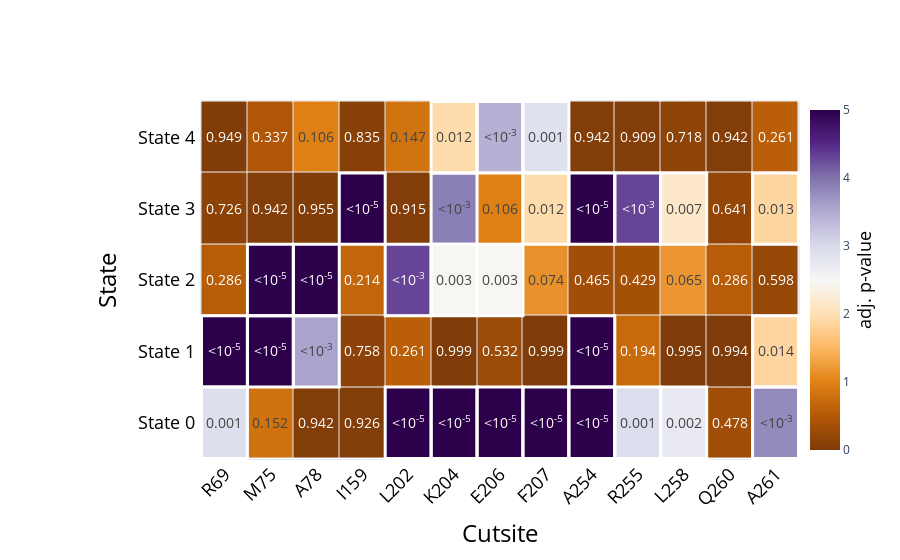

The cell this chart's notebook holds for it:
### Code cell
# Create a heatmap with cell borders
fig = go.Figure(data=go.Heatmap(
    z=log_z_values,
    x=x_labels,
    y=y_labels,
    colorscale="puor",
    showscale=True,
    xgap=1,  # Gap between cells on the x-axis (creates a border)
    ygap=1,   # Gap between cells on the y-axis (creates a border)
    text=text_values,  # Display p-values in cells
    texttemplate="%{text}",  # Format text in cells
    textfont=dict(size=14),  # Adjust font size and color for readability
    # zmin=0,  # Set minimum of color scale to 0
    # zmax=1,  # Set maximum of color scale to 1
    colorbar=dict(
        title="adj. p-value",
        title_side="right",
        titlefont=dict(size=18, color="black"),
        lenmode="fraction",
        len=1.0,
        y=0.5,
        yanchor="middle",
        x=1.0,
        xanchor="left"
    ),
))

# New code to add borders for significant cells
for i in range(len(y_labels)):
    for j in range(len(x_labels)):
        if z_values[i][j] < 0.05:

            fig.add_shape(
                type="rect",
                x0=j-0.5, y0=i-0.5, x1=j+0.5, y1=i+0.5,
                line=dict(color="white", width=3),
                fillcolor="rgba(0,0,0,0)",
                layer="above"
            )

# Update layout to ensure sufficient space and styling
fig.update_layout(
    xaxis=dict(
        title="Cutsite",
        titlefont=dict(size=24, color="black"),
        tickfont=dict(size=18, color="black"),
        tickangle=-45,
        tickmode='array',
        tickvals=x_labels,
        ticktext=x_labels
    ),
    yaxis=dict(
        title="State",
        titlefont=dict(size=24, color="black"),
        tickfont=dict(size=18, color="black"),
        ticklabelposition="outside",
        automargin=True,
        side="left",
        tickson="boundaries",
        ticklen=20,  # Increase tick length
        tickwidth=2,  # Increase tick width for visibility
        ticks="outside",  # Place ticks outside the plot area
        tickcolor="rgba(0,0,0,0)",  # Make ticks transparent
        linecolor="rgba(0,0,0,0)",  # Make axis line transparent
    ),

    margin=dict(l=200, r=100, t=100, b=100),  # Increase margins to ensure full rendering
    # width=1700,  # Set optimal width
    # height=500,   # Set optimal height
)


# Show the figure
fig.show()
# Save the figure as a high-resolution image
# fig.write_image("Simulation_LiPMS_consistent_heatmap.png", scale=10)

### Figure 1 — Plotly figure (JSON) as saved in the notebook; plotly's stock layout.template omitted (floating-point values rounded to 4 significant figures)
{"data": [{"colorbar": {"len": 1, "lenmode": "fraction", "title": {"font": {"color": "black", "size": 18}, "side": "right", "text": "adj. p-value"}, "x": 1, "xanchor": "left", "y": 0.5, "yanchor": "middle"}, "colorscale": [[0, "rgb(127,59,8)"], [0.1, "rgb(179,88,6)"], [0.2, "rgb(224,130,20)"], [0.3, "rgb(253,184,99)"], [0.4, "rgb(254,224,182)"], [0.5, "rgb(247,247,247)"], [0.6, "rgb(216,218,235)"], [0.7, "rgb(178,171,210)"], [0.8, "rgb(128,115,172)"], [0.9, "rgb(84,39,136)"], [1, "rgb(45,0,75)"]], "showscale": true, "text": [["0.001", "0.152", "0.942", "0.926", "<10<sup>-5</sup>", "<10<sup>-5</sup>", "<10<sup>-5</sup>", "<10<sup>-5</sup>", "<10<sup>-5</sup>", "0.001", "0.002", "0.478", "<10<sup>-3</sup>"], ["<10<sup>-5</sup>", "<10<sup>-5</sup>", "<10<sup>-3</sup>", "0.758", "0.261", "0.999", "0.532", "0.999", "<10<sup>-5</sup>", "0.194", "0.995", "0.994", "0.014"], ["0.286", "<10<sup>-5</sup>", "<10<sup>-5</sup>", "0.214", "<10<sup>-3</sup>", "0.003", "0.003", "0.074", "0.465", "0.429", "0.065", "0.286", "0.598"], ["0.726", "0.942", "0.955", "<10<sup>-5</sup>", "0.915", "<10<sup>-3</sup>", "0.106", "0.012", "<10<sup>-5</sup>", "<10<sup>-3</sup>", "0.007", "0.641", "0.013"], ["0.949", "0.337", "0.106", "0.835", "0.147", "0.012", "<10<sup>-3</sup>", "0.001", "0.942", "0.909", "0.718", "0.942", "0.261"]], "textfont": {"size": 14}, "texttemplate": "%{text}", "type": "heatmap", "x": ["R69", "M75", "A78", "I159", "L202", "K204", "E206", "F207", "A254", "R255", "L258", "Q260", "A261"], "xgap": 1, "y": ["State 0", "State 1", "State 2", "State 3", "State 4"], "ygap": 1, "z": [[2.921, 0.8171, 0.02615, 0.03351, 5, 5, 5, 5, 5, 2.936, 2.738, 0.3208, 3.796], [5, 5, 3.569, 0.1204, 0.5826, 0.000252, 0.2742, 0.000252, 5, 0.7118, 0.002391, 0.002544, 1.868], [0.5441, 5, 5, 0.6688, 4.301, 2.47, 2.47, 1.133, 0.3327, 0.3677, 1.187, 0.5441, 0.2231], [0.1392, 0.02615, 0.0202, 5, 0.03849, 3.886, 0.9727, 1.936, 5, 4.301, 2.149, 0.1932, 1.877], [0.02294, 0.4721, 0.9727, 0.07844, 0.8314, 1.936, 3.444, 2.886, 0.02615, 0.04132, 0.1441, 0.02615, 0.5826]]}], "layout": {"autosize": true, "margin": {"b": 100, "l": 200, "r": 100, "t": 100}, "shapes": [{"fillcolor": "rgba(0, 0, 0, 0)", "layer": "above", "line": {"color": "white", "width": 3}, "type": "rect", "x0": -0.5, "x1": 0.5, "y0": -0.5, "y1": 0.5}, {"fillcolor": "rgba(0, 0, 0, 0)", "layer": "above", "line": {"color": "white", "width": 3}, "type": "rect", "x0": 3.5, "x1": 4.5, "y0": -0.5, "y1": 0.5}, {"fillcolor": "rgba(0, 0, 0, 0)", "layer": "above", "line": {"color": "white", "width": 3}, "type": "rect", "x0": 4.5, "x1": 5.5, "y0": -0.5, "y1": 0.5}, {"fillcolor": "rgba(0, 0, 0, 0)", "layer": "above", "line": {"color": "white", "width": 3}, "type": "rect", "x0": 5.5, "x1": 6.5, "y0": -0.5, "y1": 0.5}, {"fillcolor": "rgba(0, 0, 0, 0)", "layer": "above", "line": {"color": "white", "width": 3}, "type": "rect", "x0": 6.5, "x1": 7.5, "y0": -0.5, "y1": 0.5}, {"fillcolor": "rgba(0, 0, 0, 0)", "layer": "above", "line": {"color": "white", "width": 3}, "type": "rect", "x0": 7.5, "x1": 8.5, "y0": -0.5, "y1": 0.5}, {"fillcolor": "rgba(0, 0, 0, 0)", "layer": "above", "line": {"color": "white", "width": 3}, "type": "rect", "x0": 8.5, "x1": 9.5, "y0": -0.5, "y1": 0.5}, {"fillcolor": "rgba(0, 0, 0, 0)", "layer": "above", "line": {"color": "white", "width": 3}, "type": "rect", "x0": 9.5, "x1": 10.5, "y0": -0.5, "y1": 0.5}, {"fillcolor": "rgba(0, 0, 0, 0)", "layer": "above", "line": {"color": "white", "width": 3}, "type": "rect", "x0": 11.5, "x1": 12.5, "y0": -0.5, "y1": 0.5}, {"fillcolor": "rgba(0, 0, 0, 0)", "layer": "above", "line": {"color": "white", "width": 3}, "type": "rect", "x0": -0.5, "x1": 0.5, "y0": 0.5, "y1": 1.5}, {"fillcolor": "rgba(0, 0, 0, 0)", "layer": "above", "line": {"color": "white", "width": 3}, "type": "rect", "x0": 0.5, "x1": 1.5, "y0": 0.5, "y1": 1.5}, {"fillcolor": "rgba(0, 0, 0, 0)", "layer": "above", "line": {"color": "white", "width": 3}, "type": "rect", "x0": 1.5, "x1": 2.5, "y0": 0.5, "y1": 1.5}, {"fillcolor": "rgba(0, 0, 0, 0)", "layer": "above", "line": {"color": "white", "width": 3}, "type": "rect", "x0": 7.5, "x1": 8.5, "y0": 0.5, "y1": 1.5}, {"fillcolor": "rgba(0, 0, 0, 0)", "layer": "above", "line": {"color": "white", "width": 3}, "type": "rect", "x0": 11.5, "x1": 12.5, "y0": 0.5, "y1": 1.5}, {"fillcolor": "rgba(0, 0, 0, 0)", "layer": "above", "line": {"color": "white", "width": 3}, "type": "rect", "x0": 0.5, "x1": 1.5, "y0": 1.5, "y1": 2.5}, {"fillcolor": "rgba(0, 0, 0, 0)", "layer": "above", "line": {"color": "white", "width": 3}, "type": "rect", "x0": 1.5, "x1": 2.5, "y0": 1.5, "y1": 2.5}, {"fillcolor": "rgba(0, 0, 0, 0)", "layer": "above", "line": {"color": "white", "width": 3}, "type": "rect", "x0": 3.5, "x1": 4.5, "y0": 1.5, "y1": 2.5}, {"fillcolor": "rgba(0, 0, 0, 0)", "layer": "above", "line": {"color": "white", "width": 3}, "type": "rect", "x0": 4.5, "x1": 5.5, "y0": 1.5, "y1": 2.5}, {"fillcolor": "rgba(0, 0, 0, 0)", "layer": "above", "line": {"color": "white", "width": 3}, "type": "rect", "x0": 5.5, "x1": 6.5, "y0": 1.5, "y1": 2.5}, {"fillcolor": "rgba(0, 0, 0, 0)", "layer": "above", "line": {"color": "white", "width": 3}, "type": "rect", "x0": 2.5, "x1": 3.5, "y0": 2.5, "y1": 3.5}, {"fillcolor": "rgba(0, 0, 0, 0)", "layer": "above", "line": {"color": "white", "width": 3}, "type": "rect", "x0": 4.5, "x1": 5.5, "y0": 2.5, "y1": 3.5}, {"fillcolor": "rgba(0, 0, 0, 0)", "layer": "above", "line": {"color": "white", "width": 3}, "type": "rect", "x0": 6.5, "x1": 7.5, "y0": 2.5, "y1": 3.5}, {"fillcolor": "rgba(0, 0, 0, 0)", "layer": "above", "line": {"color": "white", "width": 3}, "type": "rect", "x0": 7.5, "x1": 8.5, "y0": 2.5, "y1": 3.5}, {"fillcolor": "rgba(0, 0, 0, 0)", "layer": "above", "line": {"color": "white", "width": 3}, "type": "rect", "x0": 8.5, "x1": 9.5, "y0": 2.5, "y1": 3.5}, {"fillcolor": "rgba(0, 0, 0, 0)", "layer": "above", "line": {"color": "white", "width": 3}, "type": "rect", "x0": 9.5, "x1": 10.5, "y0": 2.5, "y1": 3.5}, {"fillcolor": "rgba(0, 0, 0, 0)", "layer": "above", "line": {"color": "white", "width": 3}, "type": "rect", "x0": 11.5, "x1": 12.5, "y0": 2.5, "y1": 3.5}, {"fillcolor": "rgba(0, 0, 0, 0)", "layer": "above", "line": {"color": "white", "width": 3}, "type": "rect", "x0": 4.5, "x1": 5.5, "y0": 3.5, "y1": 4.5}, {"fillcolor": "rgba(0, 0, 0, 0)", "layer": "above", "line": {"color": "white", "width": 3}, "type": "rect", "x0": 5.5, "x1": 6.5, "y0": 3.5, "y1": 4.5}, {"fillcolor": "rgba(0, 0, 0, 0)", "layer": "above", "line": {"color": "white", "width": 3}, "type": "rect", "x0": 6.5, "x1": 7.5, "y0": 3.5, "y1": 4.5}], "xaxis": {"autorange": true, "range": [-0.5244, 12.52], "tickangle": -45, "tickfont": {"color": "black", "size": 18}, "tickmode": "array", "ticktext": ["R69", "M75", "A78", "I159", "L202", "K204", "E206", "F207", "A254", "R255", "L258", "Q260", "A261"], "tickvals": ["R69", "M75", "A78", "I159", "L202", "K204", "E206", "F207", "A254", "R255", "L258", "Q260", "A261"], "title": {"font": {"color": "black", "size": 24}, "text": "Cutsite"}, "type": "category"}, "yaxis": {"automargin": true, "autorange": true, "linecolor": "rgba(0, 0, 0, 0)", "range": [-0.5478, 4.548], "side": "left", "tickcolor": "rgba(0, 0, 0, 0)", "tickfont": {"color": "black", "size": 18}, "ticklabelposition": "outside", "ticklen": 20, "ticks": "outside", "tickson": "boundaries", "tickwidth": 2, "title": {"font": {"color": "black", "size": 24}, "text": "State"}, "type": "category"}}}
